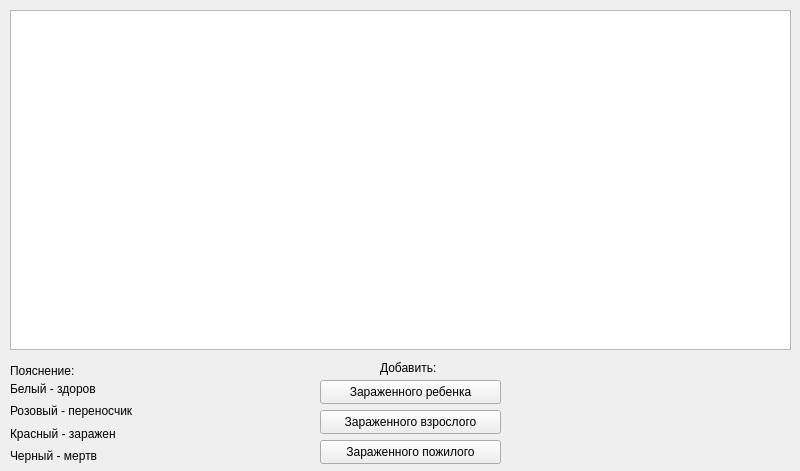
<?xml version="1.0" encoding="UTF-8"?>
<ui version="4.0">
 <class>MainWindow</class>
 <widget class="QMainWindow" name="MainWindow">
  <property name="geometry">
   <rect>
    <x>0</x>
    <y>0</y>
    <width>800</width>
    <height>471</height>
   </rect>
  </property>
  <property name="windowTitle">
   <string>MainWindow</string>
  </property>
  <widget class="QWidget" name="centralwidget">
   <widget class="QGraphicsView" name="graphicsView">
    <property name="geometry">
     <rect>
      <x>10</x>
      <y>10</y>
      <width>781</width>
      <height>340</height>
     </rect>
    </property>
    <property name="backgroundBrush">
     <brush brushstyle="SolidPattern">
      <color alpha="255">
       <red>48</red>
       <green>238</green>
       <blue>175</blue>
      </color>
     </brush>
    </property>
   </widget>
   <widget class="QPushButton" name="addChild">
    <property name="geometry">
     <rect>
      <x>320</x>
      <y>380</y>
      <width>181</width>
      <height>24</height>
     </rect>
    </property>
    <property name="text">
     <string>Зараженного ребенка</string>
    </property>
   </widget>
   <widget class="QPushButton" name="pushButton_2">
    <property name="geometry">
     <rect>
      <x>320</x>
      <y>410</y>
      <width>181</width>
      <height>24</height>
     </rect>
    </property>
    <property name="text">
     <string>Зараженного взрослого</string>
    </property>
   </widget>
   <widget class="QPushButton" name="pushButton_3">
    <property name="geometry">
     <rect>
      <x>320</x>
      <y>440</y>
      <width>181</width>
      <height>24</height>
     </rect>
    </property>
    <property name="text">
     <string>Зараженного пожилого</string>
    </property>
   </widget>
   <widget class="QLabel" name="label">
    <property name="geometry">
     <rect>
      <x>380</x>
      <y>360</y>
      <width>61</width>
      <height>16</height>
     </rect>
    </property>
    <property name="text">
     <string>Добавить:</string>
    </property>
   </widget>
   <widget class="QLabel" name="label_2">
    <property name="geometry">
     <rect>
      <x>10</x>
      <y>360</y>
      <width>71</width>
      <height>21</height>
     </rect>
    </property>
    <property name="text">
     <string>Пояснение:</string>
    </property>
   </widget>
   <widget class="QWidget" name="">
    <property name="geometry">
     <rect>
      <x>10</x>
      <y>380</y>
      <width>127</width>
      <height>84</height>
     </rect>
    </property>
    <layout class="QGridLayout" name="gridLayout">
     <item row="0" column="0">
      <widget class="QLabel" name="label_3">
       <property name="text">
        <string>Белый - здоров</string>
       </property>
      </widget>
     </item>
     <item row="1" column="0">
      <widget class="QLabel" name="label_5">
       <property name="text">
        <string>Розовый - переносчик</string>
       </property>
      </widget>
     </item>
     <item row="2" column="0">
      <widget class="QLabel" name="label_4">
       <property name="text">
        <string>Красный - заражен</string>
       </property>
      </widget>
     </item>
     <item row="3" column="0">
      <widget class="QLabel" name="label_6">
       <property name="text">
        <string>Черный - мертв</string>
       </property>
      </widget>
     </item>
    </layout>
   </widget>
  </widget>
 </widget>
 <resources/>
 <connections/>
</ui>
